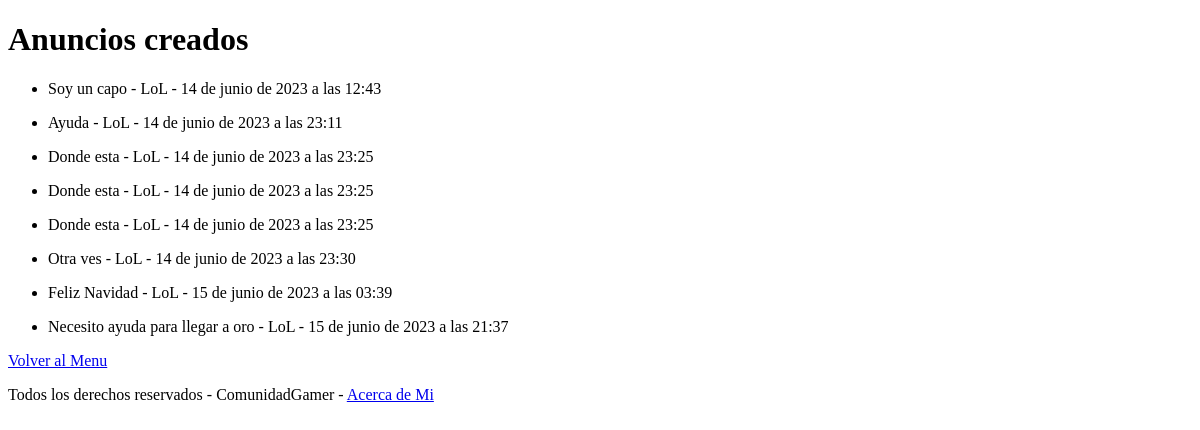
Before: /post/lista-anuncios/ with the older database file.
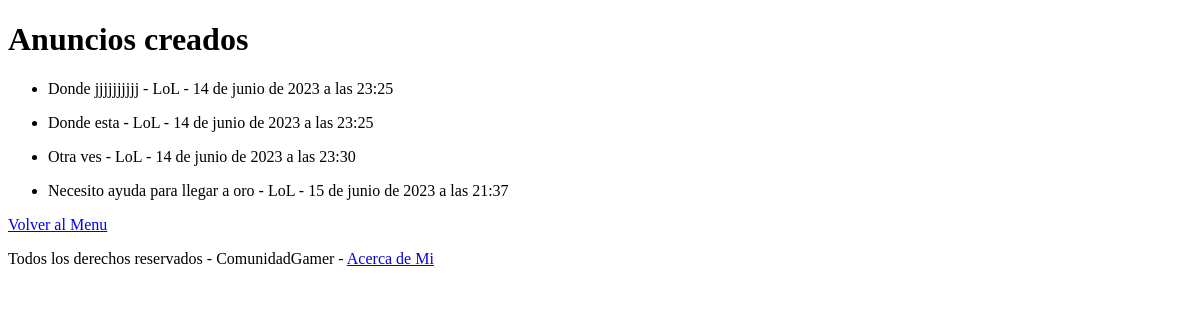
After: the same page with the newer database file.
### apps/post/models.py (models this page shows, shortened)
class Post(models.Model):
    titulo = models.CharField(max_length=50, blank=False)
    juego = models.ForeignKey('post.NombreJuego', null=False, on_delete=models.CASCADE)
    rango = models.CharField(max_length=15, null=True)
    cuenta_del_juego = models.CharField(max_length=50, blank=False, default='Ingrese su usuario del juego')
    contenido = models.TextField(max_length=200, default='Detalles sobre su peticion')
    fecha_de_publicacion = (models.DateTimeField(auto_now_add=True))

class NombreJuego(models.Model):
    nombre = models.CharField(max_length=20, unique=True, verbose_name='Juegos')
    def __str__(self):
        return self.nombre

### apps/post/views.py (the view)
# urls.py: path('lista-anuncios/', views.AnuncioLista.as_view(), name='lista-anuncios'),
class AnuncioLista(ListView):
    model = models.Post
    template_name = "post/lista-anuncios.html"
    context_object_name = "lista_anuncios"

### apps/post/templates/post/lista-anuncios.html (shortened to what this page needs)
{% extends 'post/index.html' %}
{% block contenido %}
    <h1>Anuncios creados</h1>
    {% for anuncio in lista_anuncios %}
    <ul>
        <li>  {{ anuncio.titulo }} - {{ anuncio.juego }} - {{ anuncio.fecha_de_publicacion }} </li>
    </ul>
    {% endfor %}
    <a href="{% url 'post:index' %}">Volver al Menu</a>
{% endblock contenido %}

### apps/post/templates/post/index.html (shortened to what this page needs)
{% extends 'home/index.html' %}

### apps/home/templates/home/index.html (shortened to what this page needs)
<!DOCTYPE html>
<html lang="es">
<head>
</head>
<body>
    {% block contenido %}{% endblock contenido %}
    {% include 'home/footer.html' %}
</body>
</html>

### apps/home/templates/home/footer.html
<p>Todos los derechos reservados - ComunidadGamer - <a href="{% url 'index:about' %}">Acerca de Mi</a></p>

Changed rows visible on the page:
removed Post: titulo "Soy un capo", juego "LoL", fecha_de_publicacion "14 de junio de 2023 a las 12:43"
removed Post: titulo "Ayuda", juego "LoL", fecha_de_publicacion "14 de junio de 2023 a las 23:11"
removed Post: titulo "Donde esta", juego "LoL", fecha_de_publicacion "14 de junio de 2023 a las 23:25"
removed Post: titulo "Feliz Navidad", juego "LoL", fecha_de_publicacion "15 de junio de 2023 a las 03:39"
changed Post: titulo "Donde esta" → "Donde jjjjjjjjjj"
